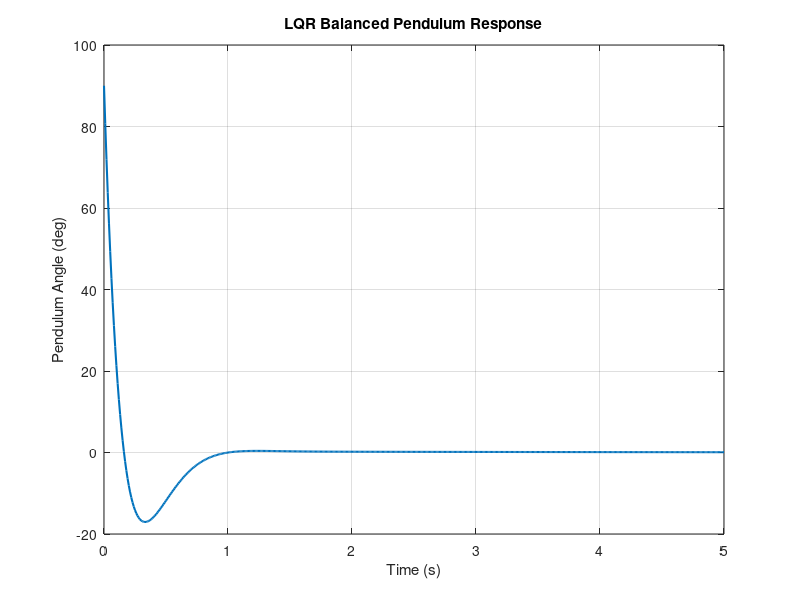

Recreate this plot in MATLAB.
% === Physical Parameters ===
m = 0.02;      % Pendulum mass (kg)
l = 0.15;     % Pendulum length (m)

M = 0.1;      % Arm mass (kg)
r = 0.075;      % Arm length or (radius) (m)
J_a = (1/3)*M*(r^2);  % Arm inertia about pivot
J_p = (1/3)*m*(l^2); % pendulum inertail about pivot

g = 9.81;       % Gravity (m/s^2)

% Constant
alpha = (m*(r^2) + J_a) / J_p;
beta = (m*r*l) / J_p;
gamma = (m*g*l) / J_p;

M1 = gamma / (2 - (beta^2)/(2*alpha));
M2 = beta / (alpha*J_p*(2 - (beta^2)/(2*alpha)));
M3 = gamma / ((4*alpha/beta) - beta);
M4 = 4 / (beta*J_p*((4*alpha/beta) - beta));

A = [ 0  0 1 0;
      0  0 0 1;
      M1 0 0 0;
      M3 0 0 0];

B = [ 0;
      0;
      M2;
      M4];

Q = diag([1, 1, 100, 10]);  % Penalize pendulum angle more
R = 0.1;                    % Penalize control effort

K = lqr(A, B, Q, R);

A_cl = A - B*K;
B_cl = B;
C_cl = eye(4);
D_cl = zeros(4,1);

sys_cl = ss(A_cl, B_cl, C_cl, D_cl);

x0 = [deg2rad(90); 0; 0; 0];  % initial condition
t = 0:0.01:5;                % simulation time
[y, t, x] = initial(sys_cl, x0, t);

figure;
plot(t, x(:,1)*180/pi, 'LineWidth', 1.5); % pendulum angle in degrees
xlabel('Time (s)');
ylabel('Pendulum Angle (deg)');
title('LQR Balanced Pendulum Response');
grid on;
